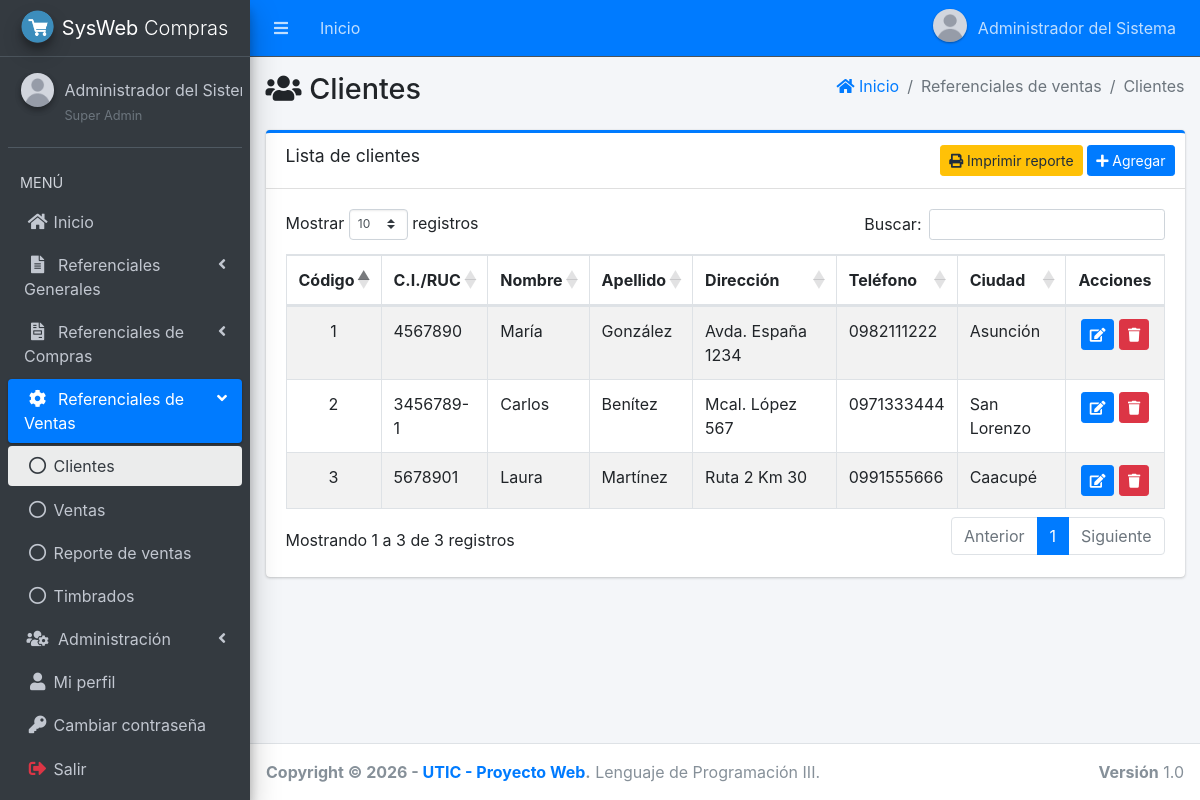
The page /main.php?module=clientes (signed in) on the database its author committed.
### tables this page shows
CREATE TABLE menu (
    id_menu   INT AUTO_INCREMENT PRIMARY KEY,
    id_padre  INT NULL COMMENT 'NULL = opción de primer nivel o grupo',
    titulo    VARCHAR(50) NOT NULL,
    icono     VARCHAR(50) NOT NULL DEFAULT 'far fa-circle',
    modulo    VARCHAR(30) NULL COMMENT 'Clave del módulo (main.php?module=...). NULL = grupo',
    orden     INT NOT NULL DEFAULT 0,
    UNIQUE KEY uk_menu_modulo (modulo),
    CONSTRAINT fk_menu_padre FOREIGN KEY (id_padre)
        REFERENCES menu (id_menu) ON UPDATE CASCADE ON DELETE CASCADE
);

CREATE TABLE clientes (
    id_cliente     INT AUTO_INCREMENT PRIMARY KEY,
    ci_ruc         VARCHAR(20)  NOT NULL,
    cli_nombre     VARCHAR(60)  NOT NULL,
    cli_apellido   VARCHAR(60)  NOT NULL,
    cli_direccion  VARCHAR(120) NULL,
    cli_telefono   VARCHAR(20)  NULL,
    id_ciudad      INT NOT NULL,
    UNIQUE KEY uk_clientes_ci_ruc (ci_ruc),
    CONSTRAINT fk_clientes_ciudad FOREIGN KEY (id_ciudad)
        REFERENCES ciudad (id_ciudad) ON UPDATE CASCADE ON DELETE RESTRICT
);

CREATE TABLE ciudad (
    id_ciudad        INT AUTO_INCREMENT PRIMARY KEY,
    descrip_ciudad   VARCHAR(60) NOT NULL,
    id_departamento  INT NOT NULL,
    UNIQUE KEY uk_ciudad (id_departamento, descrip_ciudad),
    CONSTRAINT fk_ciudad_departamento FOREIGN KEY (id_departamento)
        REFERENCES departamento (id_departamento) ON UPDATE CASCADE ON DELETE RESTRICT
);

### app/config/database.php (called while the page is built, shortened)
<?php
function db(): PDO
{
    static $pdo = null;
    if ($pdo === null) {
        $dsn = 'mysql:host=' . DB_HOST . ';port=' . DB_PORT . ';dbname=' . DB_NAME . ';charset=utf8mb4';
        try {
            $pdo = new PDO($dsn, DB_USER, DB_PASS, [
                PDO::ATTR_ERRMODE            => PDO::ERRMODE_EXCEPTION,
                PDO::ATTR_DEFAULT_FETCH_MODE => PDO::FETCH_ASSOC,
                PDO::ATTR_EMULATE_PREPARES   => false,
            ]);
            $pdo->exec("SET time_zone = '" . date('P') . "'");
        } catch (PDOException $e) {
            error_log('Error de conexión: ' . $e->getMessage());
            http_response_code(500);
            exit('No se pudo conectar con la base de datos. Verifique la configuración en config/config.php.');
        }
    }
    return $pdo;
}

### app/core/rutas.php (called while the page is built, shortened)
<?php
return [
    'start'             => ['start.php',                 'start'],
    'password'          => ['password/form.php',         'password'],
    'perfil'            => ['perfil/view.php',           'perfil'],
    'form_perfil'       => ['perfil/form.php',           'perfil'],
    'user'              => ['user/view.php',             'user'],
    'form_user'         => ['user/form.php',             'user'],
    'permisos'          => ['permisos/view.php',         'permisos'],
    'departamento'      => ['departamento/view.php',     'departamento'],
    'form_departamento' => ['departamento/form.php',     'departamento'],
    'ciudad'            => ['ciudad/view.php',           'ciudad'],
    'form_ciudad'       => ['ciudad/form.php',           'ciudad'],
    'proveedores'       => ['proveedores/view.php',      'proveedores'],
    'form_proveedores'  => ['proveedores/form.php',      'proveedores'],
    'deposito'          => ['simple/view.php',           'deposito'],
    'form_deposito'     => ['simple/form.php',           'deposito'],
    'tipo_producto'     => ['simple/view.php',           'tipo_producto'],
    'form_tipo_producto'=> ['simple/form.php',           'tipo_producto'],
    'u_medida'          => ['simple/view.php',           'u_medida'],
    'form_u_medida'     => ['simple/form.php',           'u_medida'],
    'productos'         => ['productos/view.php',        'productos'],
    'form_productos'    => ['productos/form.php',        'productos'],
    'clientes'          => ['clientes/view.php',         'clientes'],
    'form_clientes'     => ['clientes/form.php',         'clientes'],
    'compras'           => ['compras/view.php',          'compras'],
    'form_compras'      => ['compras/form.php',          'compras'],
    'detalle_compras'   => ['compras/detalle.php',       'compras'],
    'ventas'            => ['ventas/view.php',           'ventas'],
    'form_ventas'       => ['ventas/form.php',           'ventas'],
    'detalle_ventas'    => ['ventas/detalle.php',        'ventas'],
    'reporte_ventas'    => ['reporte_ventas/view.php',   'reporte_ventas'],
    'timbrado'          => ['timbrado/view.php',         'timbrado'],
    'stock'             => ['stock/view.php',            'stock'],
    'reporte_compras'   => ['reporte_compras/view.php',  'reporte_compras'],
];

### app/views/layout/content.php (called while the page is built, shortened)
<?php
[$archivo, $permiso] = $rutas[$module];
include __DIR__ . '/../' . $archivo;

### app/views/clientes/view.php (the view, shortened to what this page needs)
<?php
$filas = db()->query('SELECT cl.id_cliente, cl.ci_ruc, cl.cli_nombre, cl.cli_apellido, cl.cli_direccion,
                             cl.cli_telefono, c.descrip_ciudad
                      FROM clientes cl JOIN ciudad c ON c.id_ciudad = cl.id_ciudad
                      ORDER BY cl.cli_apellido, cl.cli_nombre')->fetchAll();
?>
<section class="content">
    <div class="container-fluid">
        <div class="card card-primary card-outline">
            <div class="card-header">
                <h3 class="card-title">Lista de clientes</h3>
                <div class="card-tools">
                    <a href="modules/clientes/reporte.php" target="_blank" class="btn btn-warning btn-sm"><i class="fas fa-print"></i> Imprimir reporte</a>
                    <a href="main.php?module=form_clientes&amp;form=add" class="btn btn-primary btn-sm"><i class="fas fa-plus"></i> Agregar</a>
                </div>
            </div>
            <div class="card-body table-responsive">
                <table class="table table-bordered table-striped table-hover datatable">
                    <thead>
                    <tr>
                        <th class="text-center">Código</th>
                        <th>C.I./RUC</th>
                        <th>Nombre</th>
                        <th>Apellido</th>
                        <th>Dirección</th>
                        <th>Teléfono</th>
                        <th>Ciudad</th>
                        <th class="text-center no-sort">Acciones</th>
                    </tr>
                    </thead>
                    <tbody>
                    <?php foreach ($filas as $f): ?>
                        <tr>
                            <td class="text-center"><?= (int) $f['id_cliente'] ?></td>
                            <td><?= e($f['ci_ruc']) ?></td>
                            <td><?= e($f['cli_nombre']) ?></td>
                            <td><?= e($f['cli_apellido']) ?></td>
                            <td><?= e($f['cli_direccion']) ?></td>
                            <td><?= e($f['cli_telefono']) ?></td>
                            <td><?= e($f['descrip_ciudad']) ?></td>
                            <td class="text-center text-nowrap">
                                <a href="main.php?module=form_clientes&amp;form=edit&amp;id=<?= (int) $f['id_cliente'] ?>"
                                   class="btn btn-primary btn-sm" title="Modificar"><i class="fas fa-edit"></i></a>
                                <form action="modules/clientes/procesar.php?act=delete" method="post" class="d-inline"
                                      onsubmit="return confirm('¿Confirma eliminar el cliente seleccionado?');">
                                    <button type="submit" class="btn btn-danger btn-sm" title="Eliminar"><i class="fas fa-trash"></i></button>
                                </form>
                            </td>
                        </tr>
                    <?php endforeach; ?>
                    </tbody>
                </table>
            </div>
        </div>
    </div>
</section>

### app/views/layout/side_menu.php (shortened to what this page needs)
<?php
$items = db()->query('SELECT id_menu, id_padre, titulo, icono, modulo FROM menu ORDER BY orden, id_menu')->fetchAll();
$raiz  = [];
$hijos = [];
foreach ($items as $it) {
    if ($it['id_padre'] === null) {
        $raiz[] = $it;
    } else {
        $hijos[(int) $it['id_padre']][] = $it;
    }
}
function menu_enlace(array $it, string $modulo_actual, bool $hijo): string
{
    $activo = $it['modulo'] === $modulo_actual ? ' active' : '';
    $icono  = $hijo ? 'far fa-circle nav-icon' : 'nav-icon ' . $it['icono'];
    return '<li class="nav-item"><a href="main.php?module=' . e($it['modulo']) . '" class="nav-link' . $activo . '">'
         . '<i class="' . e($icono) . '"></i><p>' . e($it['titulo']) . '</p></a></li>';
}
?>
<aside class="main-sidebar sidebar-dark-primary elevation-4">
    <a href="main.php?module=start" class="brand-link">
        <img src="assets/img/logo.png" alt="Logo" class="brand-image img-circle elevation-3">
        <span class="brand-text font-weight-light"><b><?= e(APP_SHORT) ?></b> Compras</span>
    </a>
    <div class="sidebar">
        <div class="user-panel mt-3 pb-3 mb-3 d-flex">
            <div class="image">
                <img src="<?= e(foto_url($_SESSION['foto'] ?? null)) ?>" class="img-circle elevation-2" alt="Foto">
            </div>
            <div class="info">
                <a href="main.php?module=perfil" class="d-block"><?= e($_SESSION['nombre']) ?></a>
                <small class="text-muted"><?= e($_SESSION['rol']) ?></small>
            </div>
        </div>
        <nav class="mt-2">
            <ul class="nav nav-pills nav-sidebar flex-column" data-widget="treeview" role="menu" data-accordion="false">
                <li class="nav-header">MENÚ</li>
                <?php foreach ($raiz as $it): ?>
                    <?php if ($it['modulo'] !== null): ?>
                        <?php if (can($it['modulo'])) echo menu_enlace($it, $modulo_actual, false); ?>
                    <?php else:
                        $visibles = array_filter($hijos[(int) $it['id_menu']] ?? [], static function ($h) {
                            return can($h['modulo']);
                        });
                        $abierto = in_array($modulo_actual, array_column($visibles, 'modulo'), true);
                    ?>
                        <li class="nav-item<?= $abierto ? ' menu-open' : '' ?>">
                            <a href="#" class="nav-link<?= $abierto ? ' active' : '' ?>">
                                <i class="nav-icon <?= e($it['icono']) ?>"></i>
                                <p><?= e($it['titulo']) ?> <i class="right fas fa-angle-left"></i></p>
                            </a>
                            <ul class="nav nav-treeview">
                                <?php foreach ($visibles as $h) echo menu_enlace($h, $modulo_actual, true); ?>
                            </ul>
                        </li>
                    <?php endif; ?>
                <?php endforeach; ?>
                <li class="nav-item">
                    <a href="#" class="nav-link" data-toggle="modal" data-target="#modalSalir">
                        <i class="nav-icon fas fa-sign-out-alt text-danger"></i><p>Salir</p>
                    </a>
                </li>
            </ul>
        </nav>
    </div>
</aside>

### public/assets/css/style.css (style rules this page uses)
.user-image, .user-panel .image img, .user-header img { object-fit: cover; }

### rows shown on the page
menu: titulo "Inicio"
menu: titulo "Referenciales Generales"
menu: titulo "Referenciales de Compras"
menu: titulo "Referenciales de Ventas"
menu: titulo "Clientes"
menu: titulo "Ventas"
menu: titulo "Reporte de ventas"
menu: titulo "Timbrados"
menu: titulo "Administración"
menu: titulo "Mi perfil"
menu: titulo "Cambiar contraseña"
clientes: id_cliente "2", ci_ruc "3456789-1", cli_nombre "Carlos", cli_apellido "Benítez", cli_direccion "Mcal. López 567", cli_telefono "0971333444", id_ciudad.descrip_ciudad "San Lorenzo"
clientes: id_cliente "1", ci_ruc "4567890", cli_nombre "María", cli_apellido "González", cli_direccion "Avda. España 1234", cli_telefono "0982111222", id_ciudad.descrip_ciudad "Asunción"
clientes: id_cliente "3", ci_ruc "5678901", cli_nombre "Laura", cli_apellido "Martínez", cli_direccion "Ruta 2 Km 30", cli_telefono "0991555666", id_ciudad.descrip_ciudad "Caacupé"

### other values the page prints
$_SESSION['nombre'] "Administrador del Sistema"
APP_SHORT "SysWeb"
$_SESSION['nombre'] "Administrador del…"
$_SESSION['rol'] "Super Admin"
$titulo "Clientes"
$texto "Referenciales de ventas"
$texto "Clientes"
